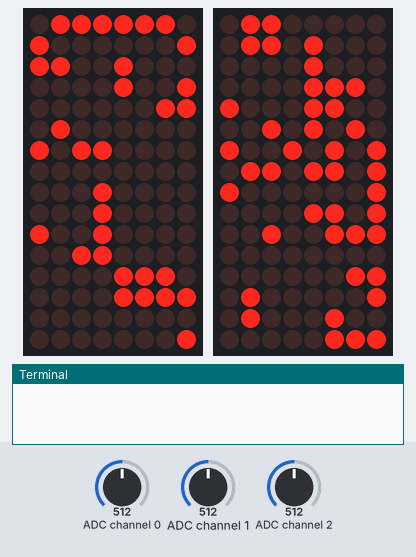
The program below on a simulated Raspberry Pi (BCM pin numbers). On the bench: 2 × 8×16 LED matrix, the last lines printed to the terminal. The test bench sets the inputs (shaded band); at power-on: ADC channel 0 = 512, ADC channel 1 = 512, ADC channel 2 = 512 (analog values on the 0–1023 scale). The clock reads 2024-03-15 10:24:30 at power-on unless the program sets it; random numbers come from a fixed seed.

Above: at 1.7 s.
1.8 s: ADC channel 0 set to 10
At 4.1 s:
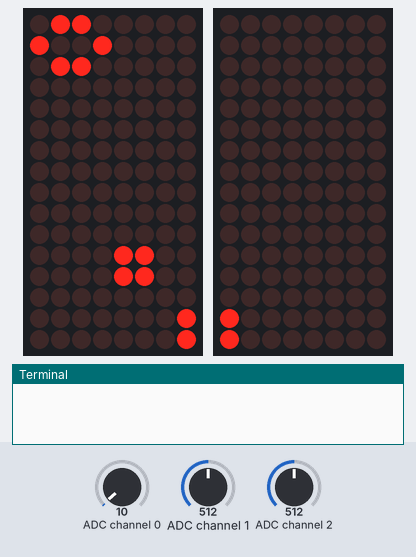
At 5.64 s:
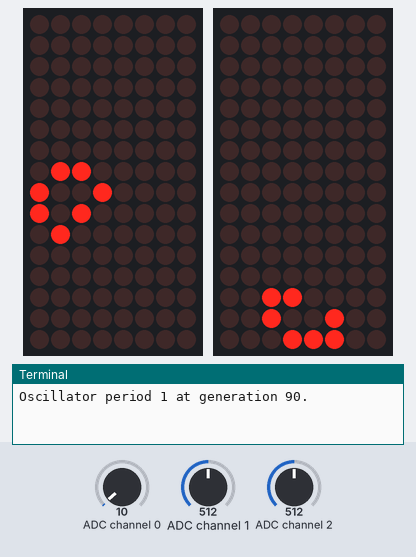
Timing chart, 0 to 7.1 s (numbered marks = the images above; inputs shaded):
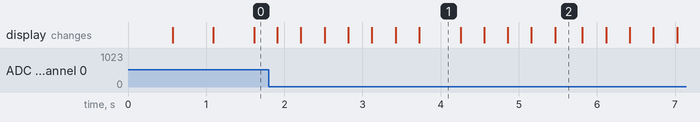

The program:

life16x16.py
```python
#===============================================================================
# life16x16.py
#
# Conway's Game of Life on a 16x6 LED matrix.
#
# * Any live cell with fewer than two live neighbours dies (underpopulation)
# * Any live cell with two or three live neighbours lives
# * Any live cell with more than three live neighbours dies (overpopulation)
# * Any dead cell with exactly three live neighbours becomes a live cell (reproduction)
#
# 2016-12-09
# Carter Nelson
#===============================================================================
from time import sleep
from datetime import datetime
from random import randrange
from collections import deque
#import sqlite3

from lifedisplay import LifeDisplay

MIN_RATE        = 0.01  # fastest rate (secs)
MAX_RATE        = 1.00  # slowest   "    "
MIN_GENS        = 5     # minimum number of steps (generations)
MAX_GENS        = 500   # maximum   "    "    "         "
MIN_BRIGHTNESS  = 1     # minimum brightness setting
MAX_BRIGHTNESS  = 15    # maximum    "          "
PERCENT_FILL    = 50    # universe fill factor
MAX_HIST        = 20    # maximum history to track universe
MAX_CYCLES      = 20    # maximum cycles for oscillators
RATE_KNOB       = 0
GEN_KNOB        = 1
BRIGHTNESS_KNOB = 2
ALLOW_INFINITE  = True  # if True, max gen = infinite
SQLDB           = 'life_stats.db'

NX = 16
NY = 16

life_disp = LifeDisplay()

history = deque(maxlen=MAX_HIST)
cycle_count = 0

# create darkness
U = [[0 for x in xrange(NX+2)] for y in xrange(NY+2)]
generation = 0
startID = 0

def read_gen_knob():
    """Return max generation value for current knob setting."""
    value = 1.0*life_disp.read_adc(GEN_KNOB)
    return int(MIN_GENS + (value/1023.0)*(MAX_GENS-MIN_GENS))

def read_rate_knob():
    """Return rate value for current knob setting."""
    value = 1.0*life_disp.read_adc(RATE_KNOB)
    return MIN_RATE + (value/1023.0)*(MAX_RATE-MIN_RATE)

def read_brightness_knob():
    """Return brightness value for current knob setting."""
    value = 1.0*life_disp.read_adc(BRIGHTNESS_KNOB)
    return MIN_BRIGHTNESS + int(round((value/1023.0)*(MAX_BRIGHTNESS-MIN_BRIGHTNESS)))

def knob_sleep():
    """Sleep, but also check knob while doing so."""
    start_wait = datetime.now()
    while (datetime.now() - start_wait).total_seconds() < read_rate_knob():
        pass  # the dutchie on the left hand side

def create_world(fill):
    """Let there be light."""
    UU = [[0 for x in xrange(NX+2)] for y in xrange(NY+2)]
    for i in xrange(int(0.01 * NX * NY * fill)):
        x = randrange(1,NX+1)
        y = randrange(1,NY+1)
        UU[x][y] = 1
    return UU

def get_universe_id():
    """Return unique 2**256 bit integer value."""
    N = 0;
    ID = 0;
    for x in xrange(NX):
        for y in xrange(NY):
            ID += U[x+1][y+1]*(2**N)
            N += 1
    return ID

def display_universe():
    """Show it."""
    try:
        life_disp.set_brightness(read_brightness_knob())
        life_disp.clear()
        for x in xrange(NX):
            for y in xrange(NY):
                life_disp.set_pixel(x, y, U[x+1][y+1])
        life_disp.write_display()
    except IOError:
        print "I2C comm barf. But life goes on!"

def count_neighbors(x, y):
    """Return neighbor count."""
    return  U[x-1][y-1] + U[x][y-1] + U[x+1][y-1] + \
            U[x-1][y]   +             U[x+1][y]   + \
            U[x-1][y+1] + U[x][y+1] + U[x+1][y+1]

def update_universe():
    """Life goes on."""
    global generation
    generation += 1
    UU = [[0 for x in xrange(NX+2)] for y in xrange(NY+2)]
    for x in xrange(1,NX+1):
        for y in xrange(1,NY+1):
            UU[x][y] = U[x][y]
            N = count_neighbors(x,y)
            if UU[x][y]:
                # live cell rules
                if N < 2 or N > 3:
                    UU[x][y] = 0
            else:
                # dead cell rules
                if N == 3:
                    UU[x][y] = 1
    return UU

def genesis():
    """Biblical kind. Not Phil Collins prog-rock kind."""
    global U, generation, cycle_count, startID
    history.clear()
    generation = 1
    cycle_count = 0
    U = create_world(PERCENT_FILL)
    startID = get_universe_id()
    history.appendleft(startID)
    display_universe()
    knob_sleep()

# Bootstrap a new universe
genesis()

while True:
    # Start over if max generations reached
    gen_knob = read_gen_knob()
    if not(ALLOW_INFINITE and gen_knob == MAX_GENS) and generation >= gen_knob:
        print "Universe lived long enough at generation {0}.".format(generation)
        genesis()

    # Update the universe per the rules of the game of life
    U = update_universe()

    # Check for still lifes and oscillators
    ID = get_universe_id()
    if history.count(ID):
        # Let it repeat for a few cycles
        cycle_count += 1
        if (cycle_count > MAX_CYCLES):
            p = 0
            if ID != 0:
                # Count period of oscillator
                for h in history:
                    p += 1
                    if ID == h:
                        break
            print("Oscillator period {0} at generation {1}.").format(p,generation)

            # Store stats in database
            #store_stats(generation, p)

            # Start over
            genesis()

    # Update history after 1st gen
    if generation != 1:
        history.appendleft(ID)

    # Display the current universe
    display_universe()

    # Sleep
    knob_sleep()
```

lifedisplay.py
```python
#===============================================================================
# rpi_life_display.py
#
# Class for interfacing to Raspberry Pi with 16x16 LED Matrix and ADC attached
# to potentiometers.
#
# 16x16 LED Matrix Configuration
#
#       ---x
#       | +--------+
#       y |        |
#         |        |
#         |        |
#         +--------+
#
# 2017-02-18
# Carter Nelson
#===============================================================================
import Adafruit_GPIO.SPI as SPI
import Adafruit_MCP3008
import matrix16x16

class LifeDisplay():
    """Class for interfacing to Raspberry Pi with 16x16 LED Matrix and
       ADC attached to potentiometers."""

    def __init__(self, brightness=15):
        self.disp = matrix16x16.Matrix16x16(brightness=brightness)

        self.mcp = Adafruit_MCP3008.MCP3008(spi=SPI.SpiDev(0, 0))

    #---------------------------------------------------------------
    #                         M A T R I X
    #---------------------------------------------------------------
    def clear(self, ):
        self.disp.clear()

    def write_display(self, ):
        self.disp.write_display()

    def set_pixel(self, x, y, value):
        self.disp.set_pixel(x, y, value)

    def set_brightness(self, brightness):
        self.disp.set_brightness(brightness)

    #---------------------------------------------------------------
    #                            A D C
    #---------------------------------------------------------------
    def get_raw_knobs(self, ):
        """Return the raw ADC values of the 3 knobs."""
        return (self.mcp.read_adc(0),
                self.mcp.read_adc(1),
                self.mcp.read_adc(2))

    def read_adc(self, chan):
        """Return the raw ADC value for the given channel."""
        return self.mcp.read_adc(chan)
```

matrix16x16.py
```python
#===============================================================================
# matrix16x16.py
#
# Class for interfacing to 16x16 LED matrix comprised of two Adafruit 8x16
# LED matrices.
#
# 16x16 LED Matrix Configuration
#
#       ---x
#       |   +--------+
#       y   |  top   | m2
#        xx +--------+
#         Lyy
#           +--------+
#           |  bot   | m1
#        xx +--------+
#         Lyy
#
# 2017-04-30
# Carter Nelson
#===============================================================================
from Adafruit_LED_Backpack import Matrix8x16

class Matrix16x16():
    """Class for interfacing to 16x16 LED matrix comprised of two Adafruit 16x8
    LED matrices.
    """

    def __init__(self, bottom=0x70, top=0x71, brightness=15):
        self.m1 = Matrix8x16.Matrix8x16(address=bottom)
        self.m2 = Matrix8x16.Matrix8x16(address=top)

        self.m1.begin()
        self.m2.begin()

        self.m1.set_brightness(brightness)
        self.m2.set_brightness(brightness)

        self.m1.clear()
        self.m2.clear()

        self.m1.write_display()
        self.m2.write_display()

    def clear(self, ):
        self.m1.clear()
        self.m2.clear()

    def write_display(self, ):
        self.m1.write_display()
        self.m2.write_display()

    def set_pixel(self, x, y, value):
        xx = 15 - y
        yy = x
        if xx < 8:
            self.m1.set_pixel(xx, yy, value)
        else:
            self.m2.set_pixel(xx-8, yy, value)

    def set_brightness(self, brightness):
        self.m1.set_brightness(brightness)
        self.m2.set_brightness(brightness)

    def set_raw256(self, value):
        self.clear()
        for y in xrange(16):
            for x in xrange(16):
                self.set_pixel(15-x,15-y, value & 0x01)
                value >>= 1
        self.write_display()

    def bitmap2value(bmp):
        value = 0
        for row in bmp:
            for bit in row:
                value <<= 1
                value += bit
        return value
```

Measured:
- what the display in image 1 shows lasts 0.6 s, from 3.7 s to 4.3 s
